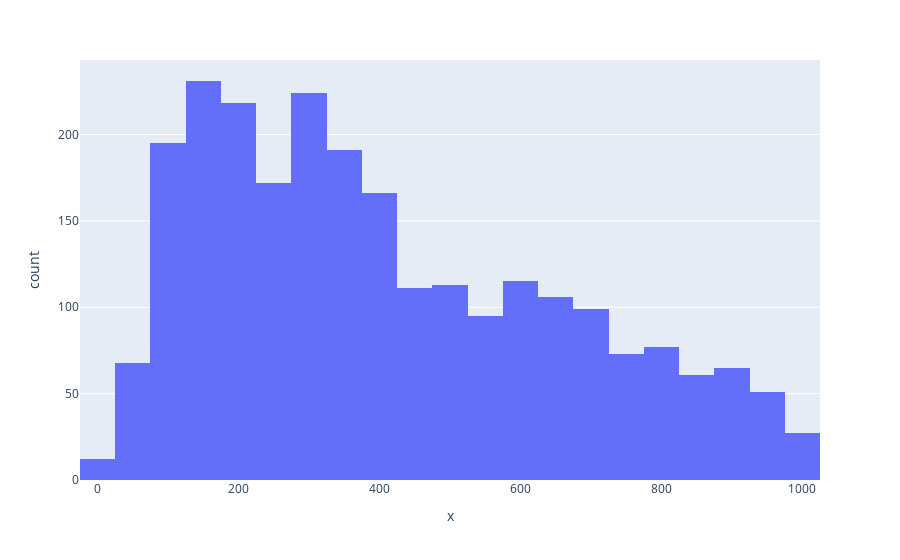

This figure's notebook cell:
### Code cell
#Monateray distribution plot, taking observations which have monetary value less than 100
x = RFMScores.query('Monetary < 1000')['Monetary']
fig = px.histogram(RFMScores, x=x)
fig.show()

### Figure 1 — Plotly figure (JSON) as saved in the notebook; plotly's stock layout.template omitted (floating-point values rounded to 4 significant figures; data arrays with more than 128 entries replaced by an {"elided": "..."} marker saying what was removed)
{"data": [{"alignmentgroup": "True", "bingroup": "x", "hovertemplate": "x=%{x}<br>count=%{y}<extra></extra>", "legendgroup": "", "marker": {"color": "#636efa"}, "name": "", "offsetgroup": "", "orientation": "v", "showlegend": false, "type": "histogram", "x": {"elided": "2470 float values"}, "xaxis": "x", "yaxis": "y"}], "layout": {"barmode": "relative", "legend": {"tracegroupgap": 0}, "margin": {"t": 60}, "xaxis": {"anchor": "y", "domain": [0, 1], "title": {"text": "x"}}, "yaxis": {"anchor": "x", "domain": [0, 1], "title": {"text": "count"}}}}
